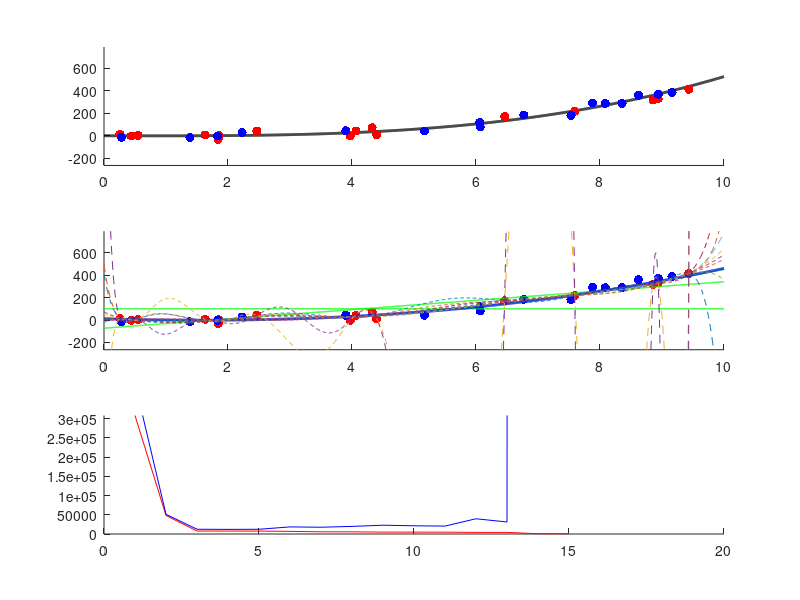

The MATLAB source for this figure:
n_pars = 4;
n_points = 16;
p_true = (rand(n_pars, 1) - 0.5).*2; % generate random parameters

%p_true = [-2,-8,4,2]; %set parameters manually
%n_pars = length(p_true);

x_top = 10; % x scale
x = linspace(0, x_top, n_points);
x = rand(1,n_points).*x_top;
x_smooth = linspace(0, x_top, n_points*100);
y = polyval(p_true, x);
y = y + (rand(1, n_points) - 0.5).*(max(y) - min(y))*0.2;
x_valid = rand(1,n_points).*x_top;
y_valid = polyval(p_true, x_valid);
y_valid = y_valid + (rand(1, n_points) - 0.5).*(max(y) - min(y))*0.2;


y_true = polyval(p_true, x_smooth);
clf; figure(1);
subplot(3, 1, 1);

%plot( x_smooth, y_true, 'g-','linewidth',2, x, y, 'r.', 'markersize', 20,x_valid, y_valid, 'b.', 'markersize', 20);
hold on;
plot( x_smooth, y_true, 'k-', 'linewidth',2);

plot(x, y, 'r.', 'markersize', 20);
plot(x_valid, y_valid, 'b.', 'markersize', 20);

plotlimoffset = 0.5.*(max(y_true)- min(y_true));
plotlims = [min(y_true)-plotlimoffset max(y_true)+plotlimoffset];
ylim(plotlims);
hold off;

chi2 = []
chi2_valid = []

subplot(3, 1, 2);
hold on;
plot( x, y, 'r.', 'markersize', 20);
plot( x_valid, y_valid, 'b.', 'markersize', 20);

for i_par = 0:(n_points-2)

  pars = polyfit(x, y, i_par);
  vals = polyval(pars, x);

  chi2 = [chi2 sum((polyval(pars, x) - y).^2)];
  chi2_valid = [chi2_valid sum((polyval(pars, x_valid) - y_valid).^2)];

  if i_par < n_pars-1
    plot(x_smooth, polyval(pars, x_smooth), 'g', 'linewidth',1);
  elseif i_par == n_pars-1
    plot(x_smooth, polyval(pars, x_smooth), 'b', 'linewidth',2);
  elseif i_par == n_points-1
    plot(x_smooth, polyval(pars, x_smooth), 'r-','linewidth',1.5);
  else
    plot(x_smooth, polyval(pars, x_smooth), '--','linewidth',0.2);
  end
  

end
%chi2 = flip(chi2);
%chi2_valid = flip(chi2_valid);

ylim(plotlims);
hold off;
subplot(3, 1, 3);
hold on
plot(chi2,'r')
plot(chi2_valid, 'b')
hold off
ylim([0 max(chi2)])
